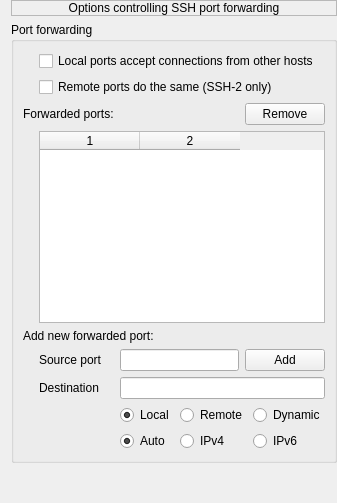
     <widget class="QWidget" name="page_27">
      <layout class="QVBoxLayout" name="verticalLayout_69">
       <property name="topMargin">
        <number>0</number>
       </property>
       <property name="rightMargin">
        <number>0</number>
       </property>
       <property name="bottomMargin">
        <number>0</number>
       </property>
       <item>
        <widget class="QLabel" name="label_111">
         <property name="frameShape">
          <enum>QFrame::Shape::StyledPanel</enum>
         </property>
         <property name="text">
          <string>Options controlling SSH port forwarding</string>
         </property>
         <property name="alignment">
          <set>Qt::AlignmentFlag::AlignCenter</set>
         </property>
         <property name="margin">
          <number>2</number>
         </property>
        </widget>
       </item>
       <item>
        <widget class="QGroupBox" name="groupBox_53">
         <property name="title">
          <string>Port forwarding</string>
         </property>
         <property name="flat">
          <bool>true</bool>
         </property>
         <layout class="QGridLayout" name="gridLayout_33">
          <item row="6" column="2" colspan="2">
           <widget class="QLineEdit" name="le_tunnel_dest"/>
          </item>
          <item row="5" column="1">
           <widget class="QLabel" name="label_114">
            <property name="text">
             <string>Source port</string>
            </property>
           </widget>
          </item>
          <item row="2" column="3">
           <widget class="QPushButton" name="pb_portfwd_remove">
            <property name="text">
             <string>Remove</string>
            </property>
           </widget>
          </item>
          <item row="5" column="3">
           <widget class="QPushButton" name="pb_portfwd_add">
            <property name="text">
             <string>Add</string>
            </property>
           </widget>
          </item>
          <item row="6" column="1">
           <widget class="QLabel" name="label_115">
            <property name="text">
             <string>Destination</string>
            </property>
           </widget>
          </item>
          <item row="5" column="2">
           <widget class="QLineEdit" name="le_tunnel_source"/>
          </item>
          <item row="3" column="1" colspan="3">
           <widget class="QTableWidget" name="tb_portfwd">
            <property name="selectionBehavior">
             <enum>QAbstractItemView::SelectionBehavior::SelectRows</enum>
            </property>
            <property name="columnCount">
             <number>2</number>
            </property>
            <column/>
            <column/>
           </widget>
          </item>
          <item row="3" column="0">
           <widget class="QWidget" name="widget_59" native="true">
            <property name="sizePolicy">
             <sizepolicy hsizetype="Fixed" vsizetype="Fixed">
              <horstretch>0</horstretch>
              <verstretch>0</verstretch>
             </sizepolicy>
            </property>
            <property name="minimumSize">
             <size>
              <width>10</width>
              <height>10</height>
             </size>
            </property>
            <property name="maximumSize">
             <size>
              <width>10</width>
              <height>10</height>
             </size>
            </property>
           </widget>
          </item>
          <item row="2" column="0" colspan="2">
           <widget class="QLabel" name="label_112">
            <property name="text">
             <string>Forwarded ports:</string>
            </property>
           </widget>
          </item>
          <item row="1" column="1" colspan="3">
           <widget class="QCheckBox" name="chb_rport_acceptall">
            <property name="text">
             <string>Remote ports do the same (SSH-2 only)</string>
            </property>
           </widget>
          </item>
          <item row="0" column="1" colspan="3">
           <widget class="QCheckBox" name="chb_lport_acceptall">
            <property name="text">
             <string>Local ports accept connections from other hosts</string>
            </property>
           </widget>
          </item>
          <item row="4" column="0" colspan="4">
           <widget class="QLabel" name="label_113">
            <property name="text">
             <string>Add new forwarded port:</string>
            </property>
           </widget>
          </item>
          <item row="7" column="2" colspan="2">
           <layout class="QGridLayout" name="gridLayout_22">
            <item row="0" column="2">
             <widget class="QRadioButton" name="rb_sshport_dynamic">
              <property name="text">
               <string>Dynamic</string>
              </property>
              <property name="autoExclusive">
               <bool>true</bool>
              </property>
              <attribute name="buttonGroup">
               <string notr="true">buttonGroup_10</string>
              </attribute>
             </widget>
            </item>
            <item row="0" column="0">
             <widget class="QRadioButton" name="rb_sshport_local">
              <property name="enabled">
               <bool>true</bool>
              </property>
              <property name="mouseTracking">
               <bool>true</bool>
              </property>
              <property name="focusPolicy">
               <enum>Qt::FocusPolicy::StrongFocus</enum>
              </property>
              <property name="text">
               <string>Local</string>
              </property>
              <property name="checkable">
               <bool>true</bool>
              </property>
              <property name="checked">
               <bool>true</bool>
              </property>
              <property name="autoExclusive">
               <bool>true</bool>
              </property>
              <attribute name="buttonGroup">
               <string notr="true">buttonGroup_10</string>
              </attribute>
             </widget>
            </item>
            <item row="0" column="1">
             <widget class="QRadioButton" name="rb_sshport_remote">
              <property name="text">
               <string>Remote</string>
              </property>
              <property name="autoExclusive">
               <bool>true</bool>
              </property>
              <attribute name="buttonGroup">
               <string notr="true">buttonGroup_10</string>
              </attribute>
             </widget>
            </item>
            <item row="1" column="0">
             <widget class="QRadioButton" name="rb_sshport_auto">
              <property name="text">
               <string>Auto</string>
              </property>
              <property name="checked">
               <bool>true</bool>
              </property>
              <property name="autoExclusive">
               <bool>true</bool>
              </property>
             </widget>
            </item>
            <item row="1" column="1">
             <widget class="QRadioButton" name="rb_sshport_ipv4">
              <property name="text">
               <string>IPv4</string>
              </property>
              <property name="autoExclusive">
               <bool>true</bool>
              </property>
             </widget>
            </item>
            <item row="1" column="2">
             <widget class="QRadioButton" name="rb_sshport_ipv6">
              <property name="text">
               <string>IPv6</string>
              </property>
              <property name="autoExclusive">
               <bool>true</bool>
              </property>
             </widget>
            </item>
           </layout>
          </item>
         </layout>
        </widget>
       </item>
       <item>
        <spacer name="verticalSpacer_9">
         <property name="orientation">
          <enum>Qt::Orientation::Vertical</enum>
         </property>
         <property name="sizeHint" stdset="0">
          <size>
           <width>20</width>
           <height>40</height>
          </size>
         </property>
        </spacer>
       </item>
      </layout>
     </widget>
